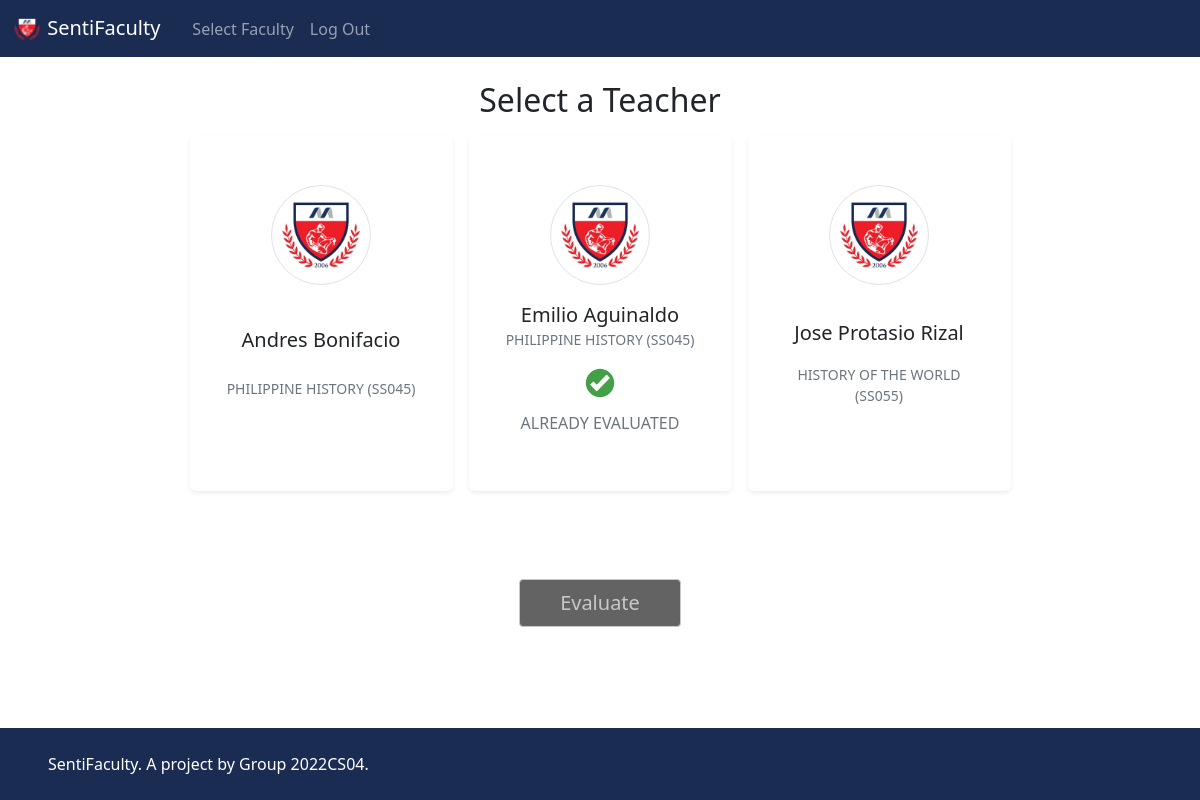
Page /feedback/ (signed in) on the earlier database version.
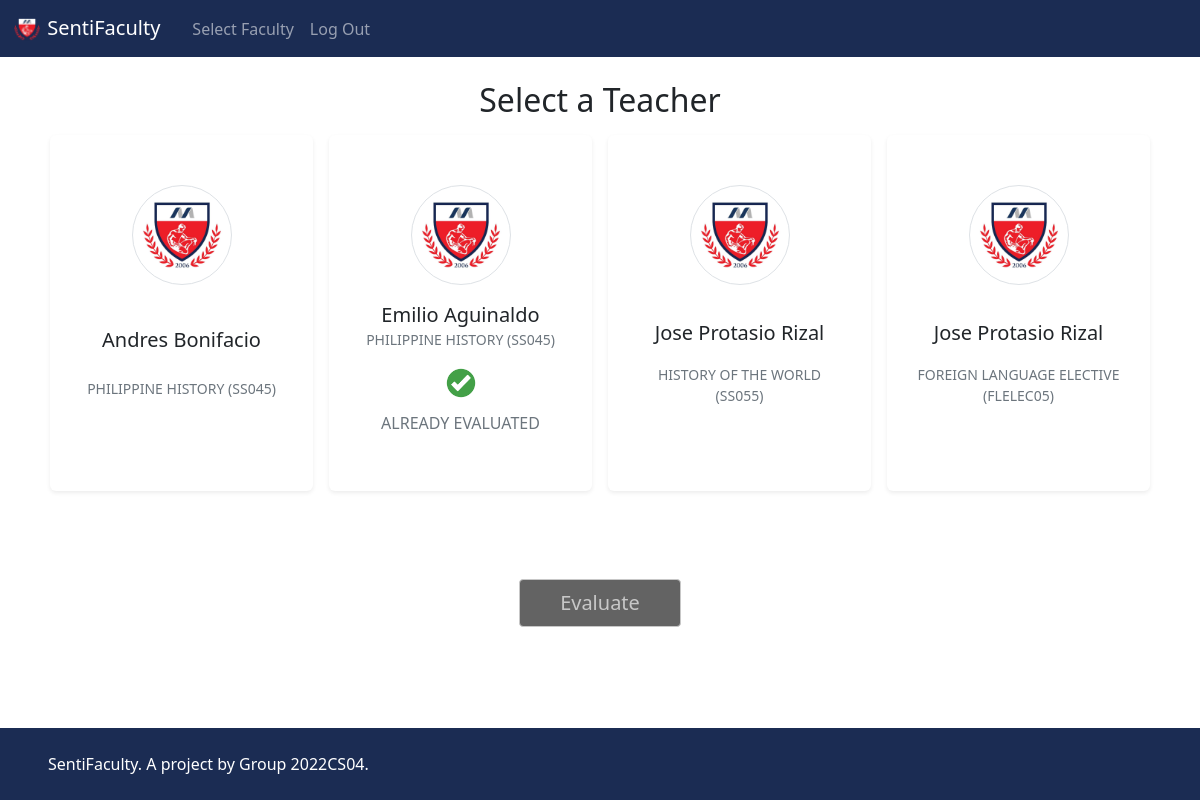
Same page on the later database version.
### feedback/models.py (models this page shows, shortened)
class Evaluatee(models.Model):
    teacher = models.ForeignKey('users.Teacher', on_delete=models.CASCADE)
    subject = models.ForeignKey('visualizer.Subject', on_delete=models.CASCADE)
    fe = models.ForeignKey('visualizer.FacultyEvaluation', on_delete=models.CASCADE)
    class Meta:
        constraints = [
            models.UniqueConstraint(fields=['teacher', 'subject', 'fe'], name="unique_evaluatee")
        ]

### users/models.py (models this page shows, shortened)
class Person(models.Model):
    user = models.OneToOneField('MalayanUser', on_delete=models.CASCADE)
    class Meta:
        abstract = True

class Teacher(Person):
    def clean(self):
        if self.user.user_type != TEACHER:
            raise ValidationError("User must be a Teacher.")

class MalayanUser(AbstractBaseUser, PermissionsMixin):
    email = models.EmailField(_('email address'), unique=True)
    mcl_id = models.CharField(max_length=10, unique=True)
    first_name = models.CharField(max_length=50)
    last_name = models.CharField(max_length=50)
    is_staff = models.BooleanField(default=False)
    is_active = models.BooleanField(default=True)
    date_joined = models.DateTimeField(default=timezone.now)
    user_type = models.PositiveSmallIntegerField(choices=USER_TYPE_CHOICE, default=DEFAULT)
    USERNAME_FIELD = 'email'
    REQUIRED_FIELDS = []
    objects = MalayanUserManager()

### visualizer/models.py (models this page shows, shortened)
class Subject(models.Model):
    subject_code = models.CharField(max_length=10, unique=True)
    subject_name = models.CharField(max_length=250, default='Subject')

### feedback/views.py (the view)
# urls.py: path('', views.select_teacher, name="fb-select"),
@user_passes_test(student_check, login_url="todo-page")
def select_teacher(request):
    user = request.user.student # Logged-in user
    feedbacks = Feedback.objects.filter(evaluator__student=user)
    already_evaluated = list()
    form = SelectEvaluateeForm()
    for feedback in feedbacks:
        for evaluatee in form.query:
            if feedback.evaluatee == evaluatee:
                already_evaluated.append(evaluatee)
    if request.method == "POST":
        form = SelectEvaluateeForm(request.POST)
        if form.is_valid():
            selected_evaluatee = form.cleaned_data['evaluatee']
            if already_evaluated:
                for evaluatee in already_evaluated:
                    if evaluatee.id == selected_evaluatee.id:
                        messages.info(request, f"You have already evaluated {selected_evaluatee}.")
                        return redirect('fb-select')
            else:
                request.session['selected_evaluatee'] = serializers.serialize('json', [selected_evaluatee])
                return redirect('fb-getfb')
    else:
        feedbacks = Feedback.objects.filter(evaluator__student=user)
        already_evaluated = list()
        for feedback in feedbacks:
            for evaluatee in form.query:
                if feedback.evaluatee == evaluatee:
                    already_evaluated.append(evaluatee)
        init_query = form['evaluatee'].field.queryset
        new_query = filter_evaluatees(init_query, user)
        has_subjects = new_query.exists()
        form['evaluatee'].field.queryset = new_query
    context = {
        'title': "Select Faculty",
        'form': form,
        'navbar_name': "select",
        'already_evaluated': already_evaluated,
        'has_subjects': has_subjects,
    }
    return render(request, 'feedback/select.html', context)

### feedback/views.py (called while the page is built)
def student_check(user):
    return user.user_type == STUDENT or user.user_type == ADMIN

def filter_evaluatees(init_query, user):
    user_subjects = user.subjects.all()
    evaluatee_ids = list()
    for evaluatee in init_query:
        for subject in user_subjects:
            if evaluatee.subject == subject:
                evaluatee_ids.append(evaluatee.id)
    new_query = Evaluatee.objects.filter(
        pk__in=evaluatee_ids
    ).order_by(
        Case(
            *[When(pk=pk, then=Value(i)) for i, pk in enumerate(evaluatee_ids)],
            output_field=IntegerField()
        ).asc()
    )
    return new_query

### feedback/templates/feedback/select.html (shortened to what this page needs)
{% extends 'feedback/base.html' %}
{% load static %}
{% load widget_tweaks %}
{% load crispy_forms_tags %}
{% block feedback-content %}
<div class="container">
  {% if has_subjects %}
    <h2 class="text-center">Select a Teacher</h2>
    <form action="" method="post">
        <div class="row gx-0 d-flex justify-content-center">
          {% for choice in form.evaluatee.field.queryset %}
            <div class="col-xl-3 col-sm-6 mb-5">
              <label>
              <div class="card bg-white rounded shadow-sm py-5 px-4 justify-content-between align-items-center">
                  <img src="{% static 'images/mcl_banner-2.png' %}" alt="" width="100" class="img-fluid rounded-circle mb-3 img-thumbnail">
                  <h5 class="mb-0">{{choice.teacher.user.first_name}} {{choice.teacher.user.last_name}}</h5>
                  <span class="small text-uppercase text-muted">{{choice.subject.subject_name}} ({{choice.subject.subject_code}})</span>
                  <ul class="mb-0 list-inline mt-3">
                    <li class="text-uppercase">
                      {% for evaluatee in already_evaluated %}
                        {% if choice.id == evaluatee.id %}
                          <img src="{% static 'images/checkmark.png' %}" alt="" width="30" class="img-fluid rounded-circle mb-3">
                          <h6 class="text-muted">Already evaluated</h6>
                        {% endif %}
                      {% endfor %}
                    </li>
                  </ul>
              </div>
              </label>
            </div>
          {% endfor %}
        </div>
        <div class="text-center mt-4 pt-2">
            <button id="evaluateTeacher" type="submit" class="btn btn-lg btn-mcl text-center" disabled>Evaluate</button>
        </div>
    </form>
  {% endif %}
</div>
{% endblock %}

### feedback/templates/feedback/base.html (shortened to what this page needs)
{% extends 'base.html' %}
{% load bootstrap_icons %}
{% load widget_tweaks %}
{% load static %}
{% block content %}
<div class="row">
    <nav class="navbar navbar-expand-lg navbar-dark bg-mcl">
        <div class="container-fluid">
            <a class="navbar-brand text-white" href="{%url 'fb-select' %}">
                <img src="{% static 'images/mcl_logo-small.png' %}" alt="" width="30" height="30" class="d-inline-block align-text-top">
                SentiFaculty
            </a>
            <div class="collapse navbar-collapse ms-2" id="navbarNav">
            <ul class="navbar-nav text-center">
                <li class="nav-item">
                {% if navbar_name == "getfeedback" %}
                <a class="nav-link" href="{%url 'fb-select' %}">Go Back</a>
                {% else %}
                <a class="nav-link" href="{%url 'fb-select' %}">Select Faculty</a>
                {% endif %}
                </li>
                <li class="nav-item">
                    <a class="nav-link" href="{%url 'logout' %}">Log Out</a>
                </li>
            </ul>
            </div>
        </div>
        </nav>
    <div class="col py-4 text-center">
        {% block feedback-content %}{%endblock%}
    </div>
</div>
{% endblock %}

### sentifaculty/templates/base.html (shortened to what this page needs)
{% load static %}
<!DOCTYPE html>
<html>
  <head>
    <link href="https://cdn.jsdelivr.net/npm/bootstrap@5.2.3/dist/css/bootstrap.min.css" rel="stylesheet"
>
    <link rel="stylesheet" type="text/css" href="{% static 'css/main.css' %}?{% now "U" %}">
  </head>
  <body>
    <div class="container-fluid min-vh-100 d-flex flex-column">
      <div class="row d-flex flex-grow-1">
        <div class="col">
          {% block content %}{% endblock %}
        </div>
      </div>
      <div class="row">
        <div class="col text-center text-md-start justify-content-between py-4 px-4 px-xl-5 bg-mcl">
          <div class="text-white">
            SentiFaculty. A project by Group 2022CS04.
          </div>
        </div>
      </div>
    </div>
  </body>
</html>

### sentifaculty/static/css/main.css (style rules this page uses)
.bg-mcl { background-color: #1b2c53; }
.btn-mcl { color: #ffffff; background-color: #1b2c53; border-radius: 4px; padding-left: 2.5rem; padding-right: 2.5rem; }
.btn-mcl:disabled { color: #aaaaaa; background-color: #111111; border-radius: 4px; padding-left: 2.5rem; padding-right: 2.5rem; }

### feedback/templates/feedback/select.html (style rules this page uses)
label { width: 100%; font-size: 1rem; padding: 0.5rem; }
.card-input-element+.card { height: calc(36px + 20*1rem); -webkit-box-shadow: none; box-shadow: none; border: 2px solid transparent; border-radius: 4px; }

Differences in the rows shown:
added Evaluatee: teacher.user.first_name "Jose Protasio", teacher.user.last_name "Rizal", subject.subject_name "FOREIGN LANGUAGE ELECTIVE", subject.subject_code "FLELEC05", shown under "Select a Teacher"
